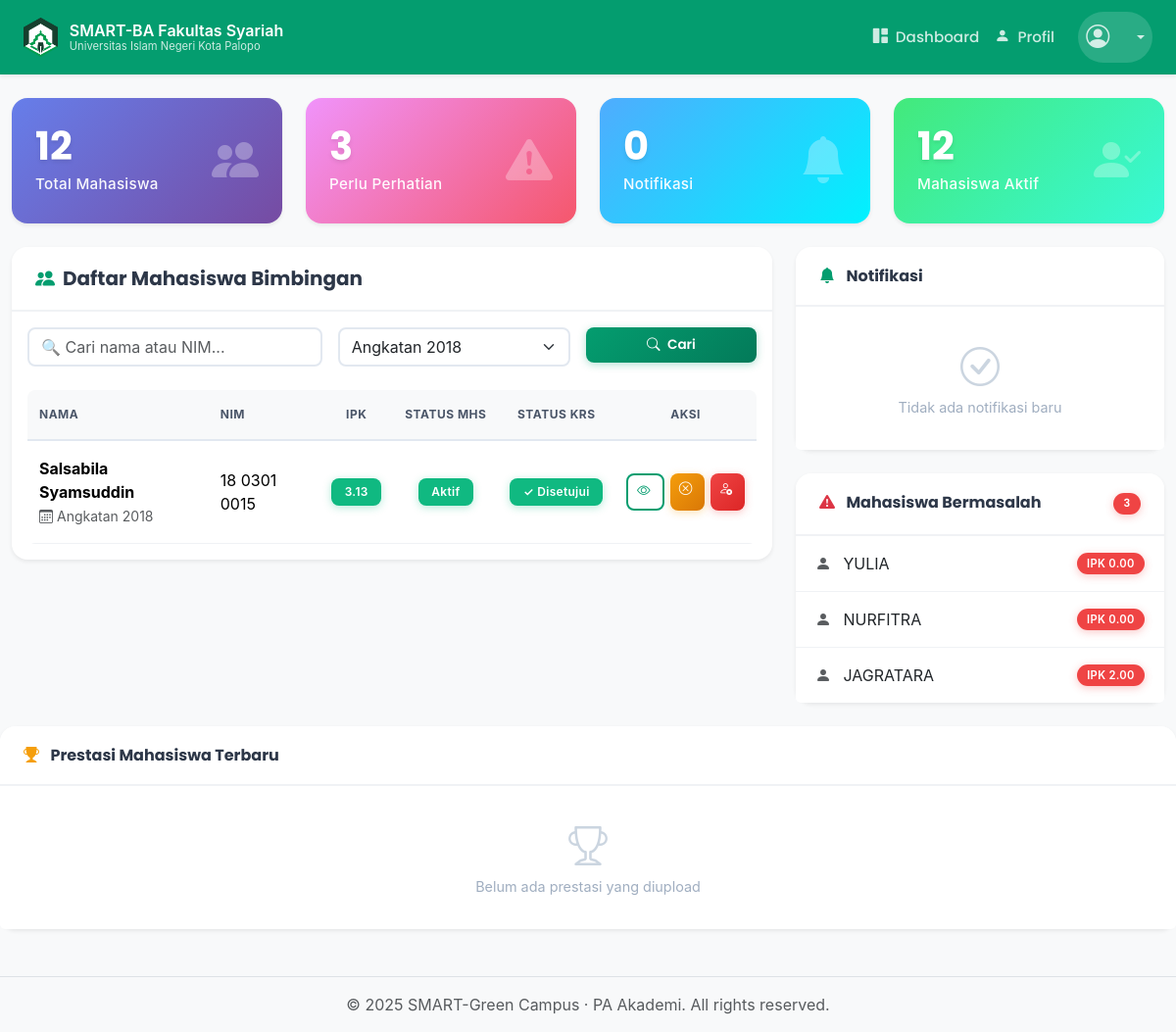
Screenshot of /dashboard_dosen.php?angkatan=2018 (signed in) with the database file from the repository.
### tables this page shows
CREATE TABLE `mahasiswa` (
  `nim` varchar(20) NOT NULL,
  `nama_mahasiswa` varchar(255) NOT NULL,
  `angkatan` int(11) NOT NULL,
  `status_semester` char(1) DEFAULT NULL COMMENT 'Contoh: A (Aktif), N (Non-Aktif)',
  `semester_berjalan` int(11) DEFAULT NULL,
  `sks_semester` int(11) DEFAULT NULL,
  `batas_sks` int(11) DEFAULT NULL,
  `total_sks` int(11) DEFAULT NULL,
  `ips` decimal(3,2) DEFAULT NULL,
  `ipk` decimal(3,2) DEFAULT NULL,
  `krs_disetujui` tinyint(1) DEFAULT 0,
  `krs_notif_dilihat` tinyint(1) NOT NULL DEFAULT 0,
  `id_prodi` int(11) DEFAULT NULL,
  `id_dosen_pa` int(11) DEFAULT NULL,
  `password` varchar(255) NOT NULL,
  `foto_mahasiswa` varchar(255) DEFAULT NULL,
  `status` enum('Aktif','Non-Aktif') NOT NULL DEFAULT 'Aktif',
  `status_krs` varchar(50) NOT NULL DEFAULT 'Belum Disetujui'
);

### dashboard_dosen.php (the view, shortened to what the rows shown need)
<?php
require 'templates/header.php';
$id_dosen_login = $_SESSION['user_id'];
$params = [];
$types = "";
$sql_main = "SELECT nim, nama_mahasiswa, ipk, status, angkatan, krs_disetujui FROM mahasiswa WHERE id_dosen_pa = ?";
$params[] = $id_dosen_login;
$types .= "i";
if (!empty($_GET['angkatan'])) {
    $sql_main .= " AND angkatan = ?";
    $params[] = $_GET['angkatan'];
    $types .= "i";
}
$sql_main .= " ORDER BY nama_mahasiswa ASC";
$stmt_main = $conn->prepare($sql_main);
if ($stmt_main) {
    if (count($params) > 1) {
        $stmt_main->bind_param($types, ...$params);
    } else {
        $stmt_main->bind_param($types, $id_dosen_login);
    }
    $stmt_main->execute();
    $result_mahasiswa = $stmt_main->get_result();
}
$result_sidebar_bermasalah = $conn->query("SELECT nim, nama_mahasiswa, ipk FROM mahasiswa WHERE id_dosen_pa = {$id_dosen_login} AND (ipk < 2.75 OR status = 'Non-Aktif') ORDER BY ipk ASC LIMIT 5");
?>
<div class="container-fluid my-4">
    <div class="row g-4">
        <div class="col-lg-8">
            <div class="card shadow-sm">
                <div class="card-body">
                    <div class="table-responsive">
                        <table class="table table-hover align-middle">
                            <thead class="table-light">
                                <tr>
                                    <th>Nama</th>
                                    <th>NIM</th>
                                    <th class="text-center">IPK</th>
                                    <th class="text-center">Status Mhs</th>
                                    <th class="text-center">Status KRS</th>
                                    <th class="text-center">Aksi</th>
                                </tr>
                            </thead>
                            <tbody>
                                <?php if (isset($result_mahasiswa) && $result_mahasiswa->num_rows > 0):
                                    while($mhs = $result_mahasiswa->fetch_assoc()):
                                ?>
                                <tr>
                                    <td>
                                        <div>
                                            <strong class="d-block"><?= htmlspecialchars($mhs['nama_mahasiswa']); ?></strong>
                                            <small class="text-muted">
                                                <i class="bi bi-calendar3 me-1"></i>Angkatan <?= $mhs['angkatan']; ?>
                                            </small>
                                        </div>
                                    </td>
                                    <td><span class="text-monospace"><?= htmlspecialchars($mhs['nim']); ?></span></td>
                                    <td class="text-center">
                                        <span class="badge <?= ($mhs['ipk'] >= 3.0) ? 'bg-success' : (($mhs['ipk'] >= 2.75) ? 'bg-warning' : 'bg-danger'); ?>">
                                            <?= number_format($mhs['ipk'], 2); ?>
                                        </span>
                                    </td>
                                    <td class="text-center">
                                        <span class="badge <?= ($mhs['status'] == 'Aktif') ? 'bg-success' : 'bg-danger'; ?>">
                                            <?= htmlspecialchars($mhs['status']); ?>
                                        </span>
                                    </td>
                                    <td class="text-center">
                                        <span class="badge <?= ($mhs['krs_disetujui'] == 1) ? 'bg-success' : 'bg-warning'; ?>">
                                            <?= ($mhs['krs_disetujui'] == 1) ? '✓ Disetujui' : '⏳ Belum'; ?>
                                        </span>
                                    </td>
                                    <td class="text-center">
                                        <div class="action-buttons">
                                            <a href="detail_mahasiswa.php?nim=<?= $mhs['nim']; ?>"
                                               class="btn btn-sm btn-outline-primary"
                                               title="Lihat Detail Mahasiswa">
                                                <i class="bi bi-eye"></i>
                                            </a>
                                            <?php if ($mhs['krs_disetujui'] == 0): ?>
                                            <a href="update_status.php?nim=<?= $mhs['nim']; ?>&action=setujui_krs"
                                               class="btn btn-sm btn-primary"
                                               onclick="return confirm('Setujui KRS untuk <?= htmlspecialchars($mhs['nama_mahasiswa']); ?>?')"
                                               title="Setujui KRS">
                                                <i class="bi bi-check-circle"></i>
                                                <span class="btn-text">KRS</span>
                                            </a>
                                            <?php else: ?>
                                            <a href="update_status.php?nim=<?= $mhs['nim']; ?>&action=tolak_krs"
                                               class="btn btn-sm btn-warning"
                                               onclick="return confirm('Batalkan persetujuan KRS untuk <?= htmlspecialchars($mhs['nama_mahasiswa']); ?>?')"
                                               title="Batalkan Persetujuan KRS">
                                                <i class="bi bi-x-circle"></i>
                                            </a>
                                            <?php endif; ?>
                                            <?php if ($mhs['status'] == 'Aktif'): ?>
                                            <a href="update_status.php?nim=<?= $mhs['nim']; ?>&action=set_status_nonaktif"
                                               class="btn btn-sm btn-danger"
                                               onclick="return confirm('Non-aktifkan mahasiswa <?= htmlspecialchars($mhs['nama_mahasiswa']); ?>?')"
                                               title="Non-Aktifkan Mahasiswa">
                                                <i class="bi bi-person-x"></i>
                                            </a>
                                            <?php endif; ?>
                                        </div>
                                    </td>
                                </tr>
                                <?php endwhile; endif; ?>
                            </tbody>
                        </table>
                    </div>
                </div>
            </div>
        </div>
        <div class="col-lg-4">
            <div class="card shadow-sm sidebar-widget">
                <ul class="list-group list-group-flush">
                    <?php if ($result_sidebar_bermasalah->num_rows > 0):
                        while($prob = $result_sidebar_bermasalah->fetch_assoc()):
                    ?>
                    <a href="detail_mahasiswa.php?nim=<?= $prob['nim'] ?>"
                       class="list-group-item list-group-item-action d-flex justify-content-between align-items-center">
                        <span>
                            <i class="bi bi-person-fill me-2 text-muted"></i>
                            <?= htmlspecialchars($prob['nama_mahasiswa']); ?>
                        </span>
                        <span class="badge bg-danger rounded-pill">IPK <?= number_format($prob['ipk'], 2) ?></span>
                    </a>
                    <?php endwhile; endif; ?>
                </ul>
            </div>
        </div>
    </div>
</div>
<?php
require 'templates/footer.php';
?>

### rows the page displays
mahasiswa: nama_mahasiswa "Salsabila Syamsuddin", angkatan "2018", nim "18 0301 0015", ipk "3.13", status "Aktif", krs_disetujui "✓ Disetujui"
mahasiswa: nama_mahasiswa "YULIA", ipk "0.00"
mahasiswa: nama_mahasiswa "NURFITRA", ipk "0.00"
mahasiswa: nama_mahasiswa "JAGRATARA", ipk "2.00"

### other values shown
$total_mahasiswa "12"
$perlu_perhatian "3"
$total_notifikasi "0"
$mahasiswa_aktif "12"
